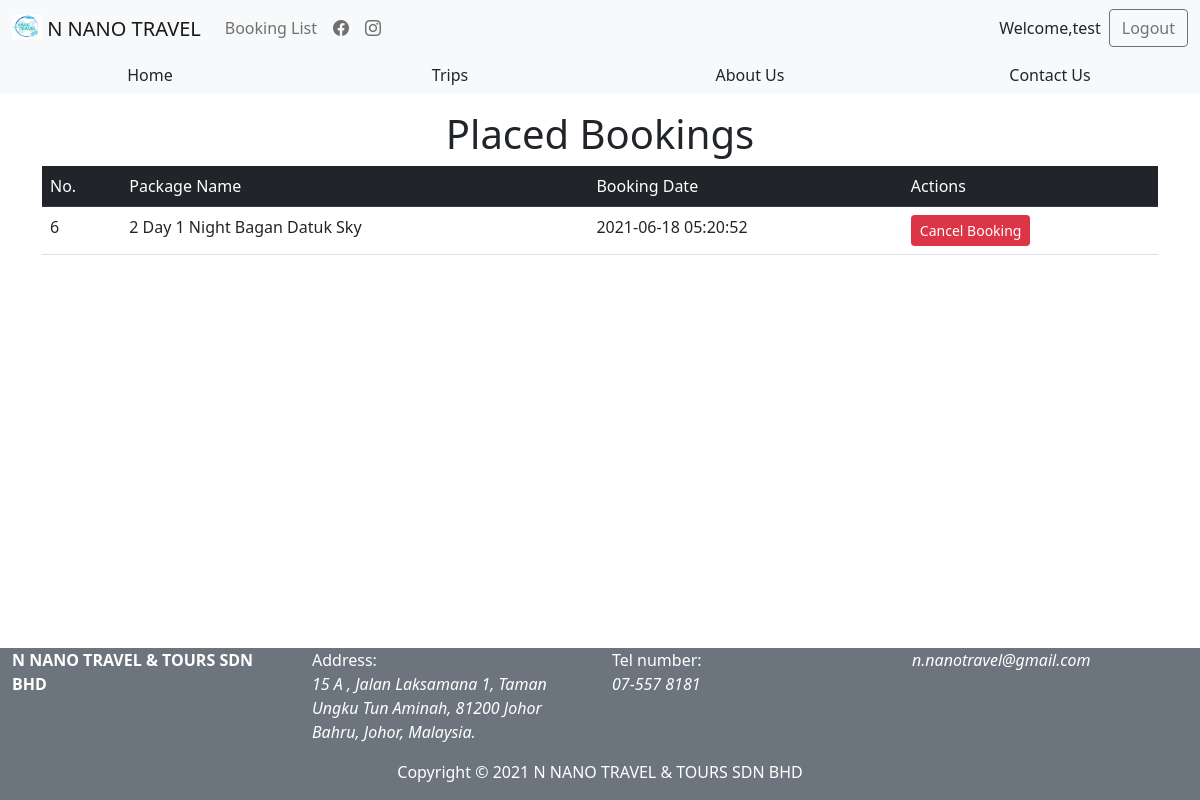
Page /views/orderList.php (signed in) on the committed database.
### tables this page shows
CREATE TABLE `bookinglist` (
  `id` int(11) NOT NULL,
  `pkgID` int(255) NOT NULL,
  `userID` int(255) NOT NULL,
  `bookDate` timestamp NOT NULL DEFAULT CURRENT_TIMESTAMP ON UPDATE CURRENT_TIMESTAMP
);

CREATE TABLE `tourpackage` (
  `id` int(11) NOT NULL,
  `pkgTitle` varchar(30) NOT NULL,
  `pkgOverview` varchar(255) NOT NULL,
  `pkgPrice` varchar(20) NOT NULL,
  `pkgImageSrc` varchar(255) NOT NULL
);

### views/orderList.php (the view, shortened to what this page needs)
<?php
require_once('../functions/connectDB.php');
?>
<!DOCTYPE html>
<html lang="en">
<head>
    <link href="https://cdn.jsdelivr.net/npm/bootstrap@5.0.1/dist/css/bootstrap.min.css" rel="stylesheet">
    <link rel="stylesheet" href="https://cdn.jsdelivr.net/npm/bootstrap-icons@1.5.0/font/bootstrap-icons.css">
</head>
<body>
    <?php
        include 'components/navBar.php'
    ?>
    <?php
        include 'components/navTabs.php'
    ?>
    <div class="container mt-3">
        <h1 class="text-center">Placed Bookings</h1>
        <table class="table table-hover">
            <tr class="table-dark">
                <td>No.</td>
                <td>Package Name</td>
                <td>Booking Date</td>
                <td>Actions</td>
            </tr>
            <?php
                $sql = "SELECT bookinglist.id AS bookID,
                bookinglist.bookDate AS bookDate,
                tourpackage.pkgTitle AS pkgTitle
                FROM bookinglist LEFT JOIN tourpackage ON bookinglist.pkgID = tourpackage.id WHERE userID =".$_SESSION['user_id'];
                $result = mysqli_query($conn, $sql);
                if(mysqli_num_rows($result) > 0){
                    while($row = mysqli_fetch_assoc($result)){
            ?>
                <tr>
                    <td><?php echo $row['bookID']; ?></td>
                    <td><?php echo $row['pkgTitle']; ?></td>
                    <td><?php echo $row['bookDate']; ?></td>
                    <td><button class="btn btn-sm btn-danger" onclick="cancelBooking(<?php echo $row['bookID']; ?>)">Cancel Booking</button></td>
                </tr>
            <?php
                    }
                }else{
            ?>
                <tr>
                    <td colspan="4" class="text-center">No booking placed</td>
                </tr>
            <?php
                }
            ?>
        </table>
    </div>
    <?php
        include 'components/footer.php'
    ?>
</body>
</html>

### rows in the picture
bookinglist: id "6", tourpackage.pkgTitle "2 Day 1 Night Bagan Datuk Sky", bookDate "2021-06-18 05:20:52"

### other values in the picture
$_SESSION['username'] "test"
